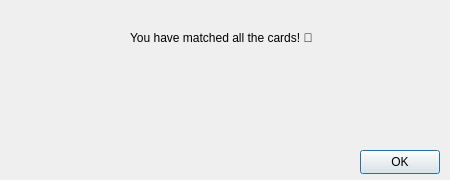
<?xml version="1.0" encoding="UTF-8"?>
<ui version="4.0">
 <class>EndGameWindow</class>
 <widget class="QDialog" name="EndGameWindow">
  <property name="geometry">
   <rect>
    <x>0</x>
    <y>0</y>
    <width>450</width>
    <height>180</height>
   </rect>
  </property>
  <property name="minimumSize">
   <size>
    <width>450</width>
    <height>160</height>
   </size>
  </property>
  <property name="maximumSize">
   <size>
    <width>450</width>
    <height>180</height>
   </size>
  </property>
  <property name="cursor">
   <cursorShape>ArrowCursor</cursorShape>
  </property>
  <property name="windowTitle">
   <string>Congratulations!</string>
  </property>
  <widget class="QLabel" name="top_text">
   <property name="geometry">
    <rect>
     <x>130</x>
     <y>30</y>
     <width>191</width>
     <height>16</height>
    </rect>
   </property>
   <property name="text">
    <string>&lt;html&gt;&lt;head/&gt;&lt;body&gt;&lt;p&gt;You have matched all the cards! 🎉&lt;/p&gt;&lt;/body&gt;&lt;/html&gt;</string>
   </property>
  </widget>
  <widget class="QPushButton" name="ok_button">
   <property name="geometry">
    <rect>
     <x>360</x>
     <y>150</y>
     <width>80</width>
     <height>24</height>
    </rect>
   </property>
   <property name="text">
    <string>OK</string>
   </property>
  </widget>
  <widget class="QLabel" name="time_elapsed">
   <property name="geometry">
    <rect>
     <x>30</x>
     <y>60</y>
     <width>381</width>
     <height>21</height>
    </rect>
   </property>
   <property name="text">
    <string/>
   </property>
   <property name="alignment">
    <set>Qt::AlignCenter</set>
   </property>
  </widget>
  <widget class="QLabel" name="err_flips">
   <property name="geometry">
    <rect>
     <x>30</x>
     <y>90</y>
     <width>381</width>
     <height>21</height>
    </rect>
   </property>
   <property name="text">
    <string/>
   </property>
   <property name="alignment">
    <set>Qt::AlignCenter</set>
   </property>
  </widget>
  <widget class="QLabel" name="score">
   <property name="geometry">
    <rect>
     <x>30</x>
     <y>120</y>
     <width>381</width>
     <height>21</height>
    </rect>
   </property>
   <property name="text">
    <string/>
   </property>
   <property name="alignment">
    <set>Qt::AlignCenter</set>
   </property>
  </widget>
  <widget class="QLabel" name="new_record">
   <property name="geometry">
    <rect>
     <x>10</x>
     <y>150</y>
     <width>341</width>
     <height>21</height>
    </rect>
   </property>
   <property name="text">
    <string/>
   </property>
   <property name="alignment">
    <set>Qt::AlignCenter</set>
   </property>
  </widget>
 </widget>
 <resources/>
 <connections/>
</ui>
